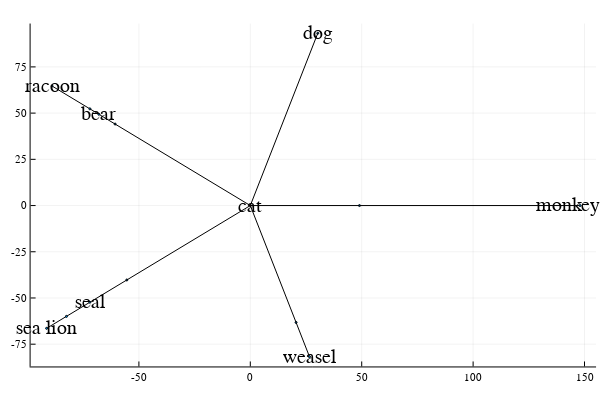

Notebook cell for this chart:
### Code cell
plot!(legend=:false)

### Figure 1 — Plotly figure (JSON) as saved in the notebook; plotly's stock layout.template omitted (floating-point values rounded to 4 significant figures)
{"data": [{"colorbar": {"title": ""}, "hoverinfo": "text", "legendgroup": "y1", "marker": {"color": "rgba(237, 94, 147, 1.000)", "line": {"color": "rgba(0, 0, 0, 1.000)", "width": 1}, "size": 2, "symbol": "circle"}, "mode": "markers", "name": "y1", "showlegend": true, "text": [null], "type": "scatter", "x": [0], "xaxis": "x1", "y": [0], "yaxis": "y1", "zmax": 0.1, "zmin": -0.1}, {"colorbar": {"title": ""}, "hoverinfo": "text", "legendgroup": "y2", "marker": {"color": "rgba(0, 154, 250, 1.000)", "line": {"color": "rgba(0, 0, 0, 1.000)", "width": 1}, "size": 2, "symbol": "circle"}, "mode": "markers", "name": "y2", "showlegend": true, "text": [null], "type": "scatter", "x": [30.28], "xaxis": "x1", "y": [93.2], "yaxis": "y1", "zmax": 0.1, "zmin": -0.1}, {"colorbar": {"title": ""}, "hoverinfo": "text", "legendgroup": "y3", "line": {"color": "rgba(0, 0, 0, 1.000)", "dash": "solid", "shape": "linear", "width": 1}, "mode": "lines", "name": "y3", "showlegend": true, "text": [null, null], "type": "scatter", "x": [0, 30.28], "xaxis": "x1", "y": [0, 93.2], "yaxis": "y1", "zmax": 0.1, "zmin": -0.1}, {"colorbar": {"title": ""}, "hoverinfo": "text", "legendgroup": "y4", "marker": {"color": "rgba(0, 154, 250, 1.000)", "line": {"color": "rgba(0, 0, 0, 1.000)", "width": 1}, "size": 2, "symbol": "circle"}, "mode": "markers", "name": "y4", "showlegend": true, "text": [null], "type": "scatter", "x": [-60.68], "xaxis": "x1", "y": [44.08], "yaxis": "y1", "zmax": 0.1, "zmin": -0.1}, {"colorbar": {"title": ""}, "hoverinfo": "text", "legendgroup": "y5", "line": {"color": "rgba(0, 0, 0, 1.000)", "dash": "solid", "shape": "linear", "width": 1}, "mode": "lines", "name": "y5", "showlegend": true, "text": [null, null], "type": "scatter", "x": [0, -60.68], "xaxis": "x1", "y": [0, 44.08], "yaxis": "y1", "zmax": 0.1, "zmin": -0.1}, {"colorbar": {"title": ""}, "hoverinfo": "text", "legendgroup": "y6", "marker": {"color": "rgba(0, 154, 250, 1.000)", "line": {"color": "rgba(0, 0, 0, 1.000)", "width": 1}, "size": 2, "symbol": "circle"}, "mode": "markers", "name": "y6", "showlegend": true, "text": [null], "type": "scatter", "x": [-55.42], "xaxis": "x1", "y": [-40.26], "yaxis": "y1", "zmax": 0.1, "zmin": -0.1}, {"colorbar": {"title": ""}, "hoverinfo": "text", "legendgroup": "y7", "line": {"color": "rgba(0, 0, 0, 1.000)", "dash": "solid", "shape": "linear", "width": 1}, "mode": "lines", "name": "y7", "showlegend": true, "text": [null, null], "type": "scatter", "x": [0, -55.42], "xaxis": "x1", "y": [0, -40.26], "yaxis": "y1", "zmax": 0.1, "zmin": -0.1}, {"colorbar": {"title": ""}, "hoverinfo": "text", "legendgroup": "y8", "marker": {"color": "rgba(0, 154, 250, 1.000)", "line": {"color": "rgba(0, 0, 0, 1.000)", "width": 1}, "size": 2, "symbol": "circle"}, "mode": "markers", "name": "y8", "showlegend": true, "text": [null], "type": "scatter", "x": [20.55], "xaxis": "x1", "y": [-63.25], "yaxis": "y1", "zmax": 0.1, "zmin": -0.1}, {"colorbar": {"title": ""}, "hoverinfo": "text", "legendgroup": "y9", "line": {"color": "rgba(0, 0, 0, 1.000)", "dash": "solid", "shape": "linear", "width": 1}, "mode": "lines", "name": "y9", "showlegend": true, "text": [null, null], "type": "scatter", "x": [0, 20.55], "xaxis": "x1", "y": [0, -63.25], "yaxis": "y1", "zmax": 0.1, "zmin": -0.1}, {"colorbar": {"title": ""}, "hoverinfo": "text", "legendgroup": "y10", "marker": {"color": "rgba(0, 154, 250, 1.000)", "line": {"color": "rgba(0, 0, 0, 1.000)", "width": 1}, "size": 2, "symbol": "circle"}, "mode": "markers", "name": "y10", "showlegend": true, "text": [null], "type": "scatter", "x": [49], "xaxis": "x1", "y": [0], "yaxis": "y1", "zmax": 0.1, "zmin": -0.1}, {"colorbar": {"title": ""}, "hoverinfo": "text", "legendgroup": "y11", "line": {"color": "rgba(0, 0, 0, 1.000)", "dash": "solid", "shape": "linear", "width": 1}, "mode": "lines", "name": "y11", "showlegend": true, "text": [null, null], "type": "scatter", "x": [0, 49], "xaxis": "x1", "y": [0, 0], "yaxis": "y1", "zmax": 0.1, "zmin": -0.1}, {"colorbar": {"title": ""}, "hoverinfo": "text", "legendgroup": "y12", "line": {"color": "rgba(0, 0, 0, 1.000)", "dash": "solid", "shape": "linear", "width": 1}, "mode": "lines", "name": "y12", "showlegend": true, "text": [null, null], "type": "scatter", "x": [-67.96, -60.68], "xaxis": "x1", "y": [49.37, 44.08], "yaxis": "y1", "zmax": 0.1, "zmin": -0.1}, {"colorbar": {"title": ""}, "hoverinfo": "text", "legendgroup": "y13", "line": {"color": "rgba(0, 0, 0, 1.000)", "dash": "solid", "shape": "linear", "width": 1}, "mode": "lines", "name": "y13", "showlegend": true, "text": [null, null], "type": "scatter", "x": [-72.0, -67.96], "xaxis": "x1", "y": [52.31, 49.37], "yaxis": "y1", "zmax": 0.1, "zmin": -0.1}, {"colorbar": {"title": ""}, "hoverinfo": "text", "legendgroup": "y14", "line": {"color": "rgba(0, 0, 0, 1.000)", "dash": "solid", "shape": "linear", "width": 1}, "mode": "lines", "name": "y14", "showlegend": true, "text": [null, null], "type": "scatter", "x": [-88.99, -72.0], "xaxis": "x1", "y": [64.66, 52.31], "yaxis": "y1", "zmax": 0.1, "zmin": -0.1}, {"colorbar": {"title": ""}, "hoverinfo": "text", "legendgroup": "y15", "marker": {"color": "rgba(0, 154, 250, 1.000)", "line": {"color": "rgba(0, 0, 0, 1.000)", "width": 1}, "size": 2, "symbol": "circle"}, "mode": "markers", "name": "y15", "showlegend": true, "text": [null], "type": "scatter", "x": [-88.99], "xaxis": "x1", "y": [64.66], "yaxis": "y1", "zmax": 0.1, "zmin": -0.1}, {"colorbar": {"title": ""}, "hoverinfo": "text", "legendgroup": "y16", "marker": {"color": "rgba(0, 154, 250, 1.000)", "line": {"color": "rgba(0, 0, 0, 1.000)", "width": 1}, "size": 2, "symbol": "circle"}, "mode": "markers", "name": "y16", "showlegend": true, "text": [null], "type": "scatter", "x": [-72.0], "xaxis": "x1", "y": [52.31], "yaxis": "y1", "zmax": 0.1, "zmin": -0.1}, {"colorbar": {"title": ""}, "hoverinfo": "text", "legendgroup": "y17", "marker": {"color": "rgba(0, 154, 250, 1.000)", "line": {"color": "rgba(0, 0, 0, 1.000)", "width": 1}, "size": 2, "symbol": "circle"}, "mode": "markers", "name": "y17", "showlegend": true, "text": [null], "type": "scatter", "x": [-67.96], "xaxis": "x1", "y": [49.37], "yaxis": "y1", "zmax": 0.1, "zmin": -0.1}, {"colorbar": {"title": ""}, "hoverinfo": "text", "legendgroup": "y18", "line": {"color": "rgba(0, 0, 0, 1.000)", "dash": "solid", "shape": "linear", "width": 1}, "mode": "lines", "name": "y18", "showlegend": true, "text": [null, null], "type": "scatter", "x": [-72.0, -55.42], "xaxis": "x1", "y": [-52.31, -40.26], "yaxis": "y1", "zmax": 0.1, "zmin": -0.1}, {"colorbar": {"title": ""}, "hoverinfo": "text", "legendgroup": "y19", "line": {"color": "rgba(0, 0, 0, 1.000)", "dash": "solid", "shape": "linear", "width": 1}, "mode": "lines", "name": "y19", "showlegend": true, "text": [null, null], "type": "scatter", "x": [-82.52, -72.0], "xaxis": "x1", "y": [-59.95, -52.31], "yaxis": "y1", "zmax": 0.1, "zmin": -0.1}, {"colorbar": {"title": ""}, "hoverinfo": "text", "legendgroup": "y20", "line": {"color": "rgba(0, 0, 0, 1.000)", "dash": "solid", "shape": "linear", "width": 1}, "mode": "lines", "name": "y20", "showlegend": true, "text": [null, null], "type": "scatter", "x": [-91.42, -82.52], "xaxis": "x1", "y": [-66.42, -59.95], "yaxis": "y1", "zmax": 0.1, "zmin": -0.1}, {"colorbar": {"title": ""}, "hoverinfo": "text", "legendgroup": "y21", "marker": {"color": "rgba(0, 154, 250, 1.000)", "line": {"color": "rgba(0, 0, 0, 1.000)", "width": 1}, "size": 2, "symbol": "circle"}, "mode": "markers", "name": "y21", "showlegend": true, "text": [null], "type": "scatter", "x": [-91.42], "xaxis": "x1", "y": [-66.42], "yaxis": "y1", "zmax": 0.1, "zmin": -0.1}, {"colorbar": {"title": ""}, "hoverinfo": "text", "legendgroup": "y22", "marker": {"color": "rgba(0, 154, 250, 1.000)", "line": {"color": "rgba(0, 0, 0, 1.000)", "width": 1}, "size": 2, "symbol": "circle"}, "mode": "markers", "name": "y22", "showlegend": true, "text": [null], "type": "scatter", "x": [-82.52], "xaxis": "x1", "y": [-59.95], "yaxis": "y1", "zmax": 0.1, "zmin": -0.1}, {"colorbar": {"title": ""}, "hoverinfo": "text", "legendgroup": "y23", "marker": {"color": "rgba(0, 154, 250, 1.000)", "line": {"color": "rgba(0, 0, 0, 1.000)", "width": 1}, "size": 2, "symbol": "circle"}, "mode": "markers", "name": "y23", "showlegend": true, "text": [null], "type": "scatter", "x": [-72.0], "xaxis": "x1", "y": [-52.31], "yaxis": "y1", "zmax": 0.1, "zmin": -0.1}, {"colorbar": {"title": ""}, "hoverinfo": "text", "legendgroup": "y24", "line": {"color": "rgba(0, 0, 0, 1.000)", "dash": "solid", "shape": "linear", "width": 1}, "mode": "lines", "name": "y24", "showlegend": true, "text": [null, null], "type": "scatter", "x": [26.58, 20.55], "xaxis": "x1", "y": [-81.79, -63.25], "yaxis": "y1", "zmax": 0.1, "zmin": -0.1}, {"colorbar": {"title": ""}, "hoverinfo": "text", "legendgroup": "y25", "marker": {"color": "rgba(0, 154, 250, 1.000)", "line": {"color": "rgba(0, 0, 0, 1.000)", "width": 1}, "size": 2, "symbol": "circle"}, "mode": "markers", "name": "y25", "showlegend": true, "text": [null], "type": "scatter", "x": [26.58], "xaxis": "x1", "y": [-81.79], "yaxis": "y1", "zmax": 0.1, "zmin": -0.1}, {"colorbar": {"title": ""}, "hoverinfo": "text", "legendgroup": "y26", "line": {"color": "rgba(0, 0, 0, 1.000)", "dash": "solid", "shape": "linear", "width": 1}, "mode": "lines", "name": "y26", "showlegend": true, "text": [null, null], "type": "scatter", "x": [148, 49], "xaxis": "x1", "y": [0, 0], "yaxis": "y1", "zmax": 0.1, "zmin": -0.1}, {"colorbar": {"title": ""}, "hoverinfo": "text", "legendgroup": "y27", "marker": {"color": "rgba(0, 154, 250, 1.000)", "line": {"color": "rgba(0, 0, 0, 1.000)", "width": 1}, "size": 2, "symbol": "circle"}, "mode": "markers", "name": "y27", "showlegend": true, "text": [null], "type": "scatter", "x": [148], "xaxis": "x1", "y": [0], "yaxis": "y1", "zmax": 0.1, "zmin": -0.1}], "layout": {"annotations": [{"font": {"color": "rgba(0, 0, 0, 1.000)", "family": "sans-serif", "size": 20}, "rotation": 0, "showarrow": false, "text": "cat", "x": 0, "xanchor": "center", "xref": "x", "y": 0, "yanchor": "middle", "yref": "y"}, {"font": {"color": "rgba(0, 0, 0, 1.000)", "family": "sans-serif", "size": 20}, "rotation": 0, "showarrow": false, "text": "dog", "x": 30.28, "xanchor": "center", "xref": "x", "y": 93.2, "yanchor": "middle", "yref": "y"}, {"font": {"color": "rgba(0, 0, 0, 1.000)", "family": "sans-serif", "size": 20}, "rotation": 0, "showarrow": false, "text": "", "x": -60.68, "xanchor": "center", "xref": "x", "y": 44.08, "yanchor": "middle", "yref": "y"}, {"font": {"color": "rgba(0, 0, 0, 1.000)", "family": "sans-serif", "size": 20}, "rotation": 0, "showarrow": false, "text": "", "x": -55.42, "xanchor": "center", "xref": "x", "y": -40.26, "yanchor": "middle", "yref": "y"}, {"font": {"color": "rgba(0, 0, 0, 1.000)", "family": "sans-serif", "size": 20}, "rotation": 0, "showarrow": false, "text": "", "x": 20.55, "xanchor": "center", "xref": "x", "y": -63.25, "yanchor": "middle", "yref": "y"}, {"font": {"color": "rgba(0, 0, 0, 1.000)", "family": "sans-serif", "size": 20}, "rotation": 0, "showarrow": false, "text": "", "x": 49, "xanchor": "center", "xref": "x", "y": 0, "yanchor": "middle", "yref": "y"}, {"font": {"color": "rgba(0, 0, 0, 1.000)", "family": "sans-serif", "size": 20}, "rotation": 0, "showarrow": false, "text": "racoon", "x": -88.99, "xanchor": "center", "xref": "x", "y": 64.66, "yanchor": "middle", "yref": "y"}, {"font": {"color": "rgba(0, 0, 0, 1.000)", "family": "sans-serif", "size": 20}, "rotation": 0, "showarrow": false, "text": "", "x": -72.0, "xanchor": "center", "xref": "x", "y": 52.31, "yanchor": "middle", "yref": "y"}, {"font": {"color": "rgba(0, 0, 0, 1.000)", "family": "sans-serif", "size": 20}, "rotation": 0, "showarrow": false, "text": "bear", "x": -67.96, "xanchor": "center", "xref": "x", "y": 49.37, "yanchor": "middle", "yref": "y"}, {"font": {"color": "rgba(0, 0, 0, 1.000)", "family": "sans-serif", "size": 20}, "rotation": 0, "showarrow": false, "text": "sea lion", "x": -91.42, "xanchor": "center", "xref": "x", "y": -66.42, "yanchor": "middle", "yref": "y"}, {"font": {"color": "rgba(0, 0, 0, 1.000)", "family": "sans-serif", "size": 20}, "rotation": 0, "showarrow": false, "text": "", "x": -82.52, "xanchor": "center", "xref": "x", "y": -59.95, "yanchor": "middle", "yref": "y"}, {"font": {"color": "rgba(0, 0, 0, 1.000)", "family": "sans-serif", "size": 20}, "rotation": 0, "showarrow": false, "text": "seal", "x": -72.0, "xanchor": "center", "xref": "x", "y": -52.31, "yanchor": "middle", "yref": "y"}, {"font": {"color": "rgba(0, 0, 0, 1.000)", "family": "sans-serif", "size": 20}, "rotation": 0, "showarrow": false, "text": "weasel", "x": 26.58, "xanchor": "center", "xref": "x", "y": -81.79, "yanchor": "middle", "yref": "y"}, {"font": {"color": "rgba(0, 0, 0, 1.000)", "family": "sans-serif", "size": 20}, "rotation": 0, "showarrow": false, "text": "monkey     ", "x": 148, "xanchor": "center", "xref": "x", "y": 0, "yanchor": "middle", "yref": "y"}], "height": 400, "margin": {"b": 20, "l": 0, "r": 0, "t": 20}, "paper_bgcolor": "rgba(255, 255, 255, 1.000)", "plot_bgcolor": "rgba(255, 255, 255, 1.000)", "showlegend": false, "width": 600, "xaxis": {"anchor": "y1", "domain": [0.05101, 0.9934], "gridcolor": "rgba(0, 0, 0, 0.100)", "gridwidth": 0.5, "linecolor": "rgba(0, 0, 0, 1.000)", "mirror": false, "range": [-98.6, 155.2], "showgrid": true, "showline": true, "showticklabels": true, "tickangle": 0, "tickcolor": "rgb(0, 0, 0)", "tickfont": {"color": "rgba(0, 0, 0, 1.000)", "family": "sans-serif", "size": 11}, "tickmode": "array", "ticks": "inside", "ticktext": ["-50", "0", "50", "100", "150"], "tickvals": [-50, 0, 50, 100, 150], "title": "", "titlefont": {"color": "rgba(0, 0, 0, 1.000)", "family": "sans-serif", "size": 15}, "type": "-", "visible": true, "zeroline": false, "zerolinecolor": "rgba(0, 0, 0, 1.000)"}, "yaxis": {"anchor": "x1", "domain": [0.03762, 0.9902], "gridcolor": "rgba(0, 0, 0, 0.100)", "gridwidth": 0.5, "linecolor": "rgba(0, 0, 0, 1.000)", "mirror": false, "range": [-87.04, 98.45], "showgrid": true, "showline": true, "showticklabels": true, "tickangle": 0, "tickcolor": "rgb(0, 0, 0)", "tickfont": {"color": "rgba(0, 0, 0, 1.000)", "family": "sans-serif", "size": 11}, "tickmode": "array", "ticks": "inside", "ticktext": ["-75", "-50", "-25", "0", "25", "50", "75"], "tickvals": [-75, -50, -25, 0, 25, 50, 75], "title": "", "titlefont": {"color": "rgba(0, 0, 0, 1.000)", "family": "sans-serif", "size": 15}, "type": "-", "visible": true, "zeroline": false, "zerolinecolor": "rgba(0, 0, 0, 1.000)"}}}
